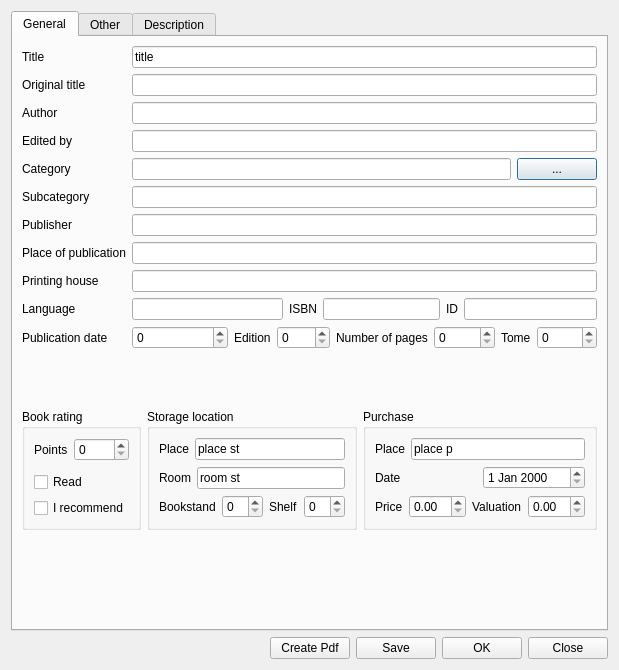
<?xml version="1.0" encoding="UTF-8"?>
<ui version="4.0">
 <class>BookEditor</class>
 <widget class="QDialog" name="BookEditor">
  <property name="geometry">
   <rect>
    <x>0</x>
    <y>0</y>
    <width>601</width>
    <height>670</height>
   </rect>
  </property>
  <property name="windowTitle">
   <string>Home library</string>
  </property>
  <layout class="QVBoxLayout" name="verticalLayout_17">
   <item>
    <layout class="QHBoxLayout" name="horizontalLayout_2">
     <item>
      <widget class="QTabWidget" name="tabWidget">
       <property name="currentIndex">
        <number>0</number>
       </property>
       <widget class="QWidget" name="tab">
        <attribute name="title">
         <string>General</string>
        </attribute>
        <layout class="QVBoxLayout" name="verticalLayout_14">
         <item>
          <layout class="QVBoxLayout" name="verticalLayout_2">
           <item>
            <layout class="QFormLayout" name="topLayout_1">
             <item row="0" column="0">
              <widget class="QLabel" name="titleLabel">
               <property name="text">
                <string>Title</string>
               </property>
              </widget>
             </item>
             <item row="0" column="1">
              <widget class="QLineEdit" name="titleLine">
               <property name="text">
                <string>title</string>
               </property>
              </widget>
             </item>
             <item row="1" column="0">
              <widget class="QLabel" name="origTitleLabel">
               <property name="text">
                <string>Original title</string>
               </property>
              </widget>
             </item>
             <item row="1" column="1">
              <widget class="QLineEdit" name="origTitleLine"/>
             </item>
             <item row="2" column="0">
              <widget class="QLabel" name="authorLabel">
               <property name="text">
                <string>Author</string>
               </property>
              </widget>
             </item>
             <item row="2" column="1">
              <widget class="QLineEdit" name="authorLine"/>
             </item>
             <item row="3" column="0">
              <widget class="QLabel" name="editedByLabel">
               <property name="text">
                <string>Edited by</string>
               </property>
              </widget>
             </item>
             <item row="3" column="1">
              <widget class="QLineEdit" name="editedByLine"/>
             </item>
             <item row="4" column="0">
              <widget class="QLabel" name="categoryLabel">
               <property name="text">
                <string>Category</string>
               </property>
              </widget>
             </item>
             <item row="4" column="1">
              <layout class="QHBoxLayout" name="categoryLayout">
               <item>
                <widget class="QLineEdit" name="categoryLine"/>
               </item>
               <item>
                <widget class="QPushButton" name="categoryButton">
                 <property name="text">
                  <string>...</string>
                 </property>
                </widget>
               </item>
              </layout>
             </item>
             <item row="5" column="0">
              <widget class="QLabel" name="subcategoryLabel">
               <property name="text">
                <string>Subcategory</string>
               </property>
              </widget>
             </item>
             <item row="5" column="1">
              <widget class="QLineEdit" name="subcategoryLine"/>
             </item>
             <item row="6" column="0">
              <widget class="QLabel" name="publisherLabel">
               <property name="text">
                <string>Publisher</string>
               </property>
              </widget>
             </item>
             <item row="6" column="1">
              <widget class="QLineEdit" name="publisherLine"/>
             </item>
             <item row="7" column="0">
              <widget class="QLabel" name="placeOfPublLabel">
               <property name="text">
                <string>Place of publication</string>
               </property>
              </widget>
             </item>
             <item row="7" column="1">
              <widget class="QLineEdit" name="placeOfPublLine"/>
             </item>
             <item row="8" column="0">
              <widget class="QLabel" name="printingHouseLabel">
               <property name="text">
                <string>Printing house</string>
               </property>
              </widget>
             </item>
             <item row="8" column="1">
              <widget class="QLineEdit" name="printingHouseLine"/>
             </item>
             <item row="9" column="0">
              <widget class="QLabel" name="languageLabel">
               <property name="text">
                <string>Language</string>
               </property>
              </widget>
             </item>
             <item row="9" column="1">
              <layout class="QHBoxLayout" name="IDSLayout">
               <item>
                <widget class="QLineEdit" name="languageLine"/>
               </item>
               <item>
                <layout class="QHBoxLayout" name="ISBNLayout">
                 <item>
                  <widget class="QLabel" name="ISBNLabel">
                   <property name="text">
                    <string>ISBN</string>
                   </property>
                  </widget>
                 </item>
                 <item>
                  <widget class="QLineEdit" name="ISBNLine"/>
                 </item>
                </layout>
               </item>
               <item>
                <layout class="QFormLayout" name="IDLayout">
                 <item row="0" column="0">
                  <widget class="QLabel" name="IDLAbel">
                   <property name="text">
                    <string>ID</string>
                   </property>
                  </widget>
                 </item>
                 <item row="0" column="1">
                  <widget class="QLineEdit" name="IDLine"/>
                 </item>
                </layout>
               </item>
              </layout>
             </item>
             <item row="10" column="0">
              <widget class="QLabel" name="publicationDateLabel">
               <property name="text">
                <string>Publication date</string>
               </property>
              </widget>
             </item>
             <item row="10" column="1">
              <layout class="QHBoxLayout" name="numbersLayout">
               <item>
                <widget class="QSpinBox" name="publicationDateSpin"/>
               </item>
               <item>
                <layout class="QFormLayout" name="formLayout_2">
                 <item row="0" column="0">
                  <widget class="QLabel" name="editionLabel">
                   <property name="text">
                    <string>Edition</string>
                   </property>
                  </widget>
                 </item>
                 <item row="0" column="1">
                  <widget class="QSpinBox" name="editionSpin"/>
                 </item>
                </layout>
               </item>
               <item>
                <layout class="QFormLayout" name="formLayout">
                 <item row="0" column="0">
                  <widget class="QLabel" name="numberOfPagesLabel">
                   <property name="text">
                    <string>Number of pages</string>
                   </property>
                  </widget>
                 </item>
                 <item row="0" column="1">
                  <widget class="QSpinBox" name="numberOfPagesSpin">
                   <property name="maximum">
                    <number>10000</number>
                   </property>
                  </widget>
                 </item>
                </layout>
               </item>
               <item>
                <layout class="QFormLayout" name="tomeLayout">
                 <item row="0" column="0">
                  <widget class="QLabel" name="tomeLabel">
                   <property name="text">
                    <string>Tome</string>
                   </property>
                  </widget>
                 </item>
                 <item row="0" column="1">
                  <widget class="QSpinBox" name="tomeSpin"/>
                 </item>
                </layout>
               </item>
              </layout>
             </item>
            </layout>
           </item>
           <item>
            <spacer name="verticalSpacer_2">
             <property name="orientation">
              <enum>Qt::Vertical</enum>
             </property>
             <property name="sizeHint" stdset="0">
              <size>
               <width>20</width>
               <height>40</height>
              </size>
             </property>
            </spacer>
           </item>
           <item>
            <layout class="QHBoxLayout" name="middleLayout_1">
             <property name="topMargin">
              <number>15</number>
             </property>
             <item>
              <widget class="QGroupBox" name="bookRatingGroup">
               <property name="title">
                <string>Book rating</string>
               </property>
               <layout class="QVBoxLayout" name="verticalLayout">
                <item>
                 <layout class="QVBoxLayout" name="ratingLayout">
                  <item>
                   <layout class="QFormLayout" name="pointsLayout">
                    <item row="0" column="0">
                     <widget class="QLabel" name="pointsLabel">
                      <property name="text">
                       <string>Points</string>
                      </property>
                     </widget>
                    </item>
                    <item row="0" column="1">
                     <widget class="QSpinBox" name="pointsSpin">
                      <property name="maximum">
                       <number>10</number>
                      </property>
                     </widget>
                    </item>
                   </layout>
                  </item>
                  <item>
                   <widget class="QCheckBox" name="readCheckBox">
                    <property name="text">
                     <string>Read</string>
                    </property>
                   </widget>
                  </item>
                  <item>
                   <widget class="QCheckBox" name="iRecommentCheck">
                    <property name="text">
                     <string>I recommend</string>
                    </property>
                   </widget>
                  </item>
                 </layout>
                </item>
               </layout>
              </widget>
             </item>
             <item>
              <widget class="QGroupBox" name="storageLocationGroup">
               <property name="title">
                <string>Storage location</string>
               </property>
               <layout class="QVBoxLayout" name="storageMainLayout">
                <item>
                 <layout class="QFormLayout" name="storagePlaceLayout">
                  <item row="0" column="0">
                   <widget class="QLabel" name="placeLabel">
                    <property name="text">
                     <string>Place</string>
                    </property>
                   </widget>
                  </item>
                  <item row="0" column="1">
                   <widget class="QLineEdit" name="placeLine">
                    <property name="text">
                     <string>place st</string>
                    </property>
                   </widget>
                  </item>
                 </layout>
                </item>
                <item>
                 <layout class="QFormLayout" name="placeRoomLayout">
                  <item row="0" column="0">
                   <widget class="QLabel" name="roomLabel">
                    <property name="text">
                     <string>Room</string>
                    </property>
                   </widget>
                  </item>
                  <item row="0" column="1">
                   <widget class="QLineEdit" name="roomLine">
                    <property name="text">
                     <string>room st</string>
                    </property>
                   </widget>
                  </item>
                 </layout>
                </item>
                <item>
                 <layout class="QHBoxLayout" name="storageBottomLayout">
                  <item>
                   <layout class="QFormLayout" name="storageBookstandLayout">
                    <item row="0" column="0">
                     <widget class="QLabel" name="bookstandLabel">
                      <property name="text">
                       <string>Bookstand</string>
                      </property>
                     </widget>
                    </item>
                    <item row="0" column="1">
                     <widget class="QSpinBox" name="storageBookstandSpin"/>
                    </item>
                   </layout>
                  </item>
                  <item>
                   <layout class="QFormLayout" name="storageShelfLayout">
                    <item row="0" column="0">
                     <widget class="QLabel" name="shelfLabel">
                      <property name="text">
                       <string>Shelf</string>
                      </property>
                     </widget>
                    </item>
                    <item row="0" column="1">
                     <widget class="QSpinBox" name="storageShelfSpin"/>
                    </item>
                   </layout>
                  </item>
                 </layout>
                </item>
               </layout>
              </widget>
             </item>
             <item>
              <widget class="QGroupBox" name="purchasePlaceGroup">
               <property name="title">
                <string>Purchase</string>
               </property>
               <layout class="QVBoxLayout" name="purchaseMainLayout">
                <item>
                 <layout class="QHBoxLayout" name="purchasePlaceLayout">
                  <item>
                   <widget class="QLabel" name="purchasePlace">
                    <property name="text">
                     <string>Place</string>
                    </property>
                   </widget>
                  </item>
                  <item>
                   <widget class="QLineEdit" name="purchasePlaceLine">
                    <property name="text">
                     <string>place p</string>
                    </property>
                   </widget>
                  </item>
                 </layout>
                </item>
                <item>
                 <layout class="QHBoxLayout" name="purchaseDateLayout">
                  <item>
                   <widget class="QLabel" name="purchaseDate_2">
                    <property name="text">
                     <string>Date</string>
                    </property>
                   </widget>
                  </item>
                  <item>
                   <widget class="QDateEdit" name="purchaseDate"/>
                  </item>
                 </layout>
                </item>
                <item>
                 <layout class="QHBoxLayout" name="purchaseBottomLayout">
                  <item>
                   <layout class="QHBoxLayout" name="purchasePriceLayout">
                    <item>
                     <widget class="QLabel" name="purchasePriceSpin_2">
                      <property name="text">
                       <string>Price</string>
                      </property>
                     </widget>
                    </item>
                    <item>
                     <widget class="QDoubleSpinBox" name="purchasePriceSpin"/>
                    </item>
                   </layout>
                  </item>
                  <item>
                   <layout class="QHBoxLayout" name="purchaseValuationLayout">
                    <item>
                     <widget class="QLabel" name="purchaseValuationLabel">
                      <property name="text">
                       <string>Valuation</string>
                      </property>
                     </widget>
                    </item>
                    <item>
                     <widget class="QDoubleSpinBox" name="purchaseValuationSpin"/>
                    </item>
                   </layout>
                  </item>
                 </layout>
                </item>
               </layout>
              </widget>
             </item>
            </layout>
           </item>
          </layout>
         </item>
         <item>
          <spacer name="verticalSpacer">
           <property name="orientation">
            <enum>Qt::Vertical</enum>
           </property>
           <property name="sizeType">
            <enum>QSizePolicy::Maximum</enum>
           </property>
           <property name="sizeHint" stdset="0">
            <size>
             <width>10</width>
             <height>90</height>
            </size>
           </property>
          </spacer>
         </item>
        </layout>
       </widget>
       <widget class="QWidget" name="tab_2">
        <attribute name="title">
         <string>Other</string>
        </attribute>
        <layout class="QVBoxLayout" name="verticalLayout_15">
         <item>
          <layout class="QVBoxLayout" name="otherMainLayout">
           <item>
            <layout class="QHBoxLayout" name="layout_1">
             <item>
              <widget class="QGroupBox" name="seriesGroup">
               <property name="title">
                <string>Series</string>
               </property>
               <layout class="QVBoxLayout" name="verticalLayout_3">
                <item>
                 <layout class="QFormLayout" name="seriesMainLayout">
                  <item row="0" column="0">
                   <widget class="QLabel" name="nameLabel">
                    <property name="text">
                     <string>Name</string>
                    </property>
                   </widget>
                  </item>
                  <item row="0" column="1">
                   <widget class="QLineEdit" name="nameLine">
                    <property name="text">
                     <string>name series</string>
                    </property>
                   </widget>
                  </item>
                  <item row="1" column="0">
                   <widget class="QLabel" name="PartLabel">
                    <property name="text">
                     <string>Part</string>
                    </property>
                   </widget>
                  </item>
                  <item row="1" column="1">
                   <layout class="QHBoxLayout" name="partLayout">
                    <item>
                     <widget class="QSpinBox" name="partSpin"/>
                    </item>
                    <item>
                     <layout class="QFormLayout" name="numberLayout">
                      <item row="0" column="0">
                       <widget class="QLabel" name="numberLabel">
                        <property name="text">
                         <string>Number</string>
                        </property>
                       </widget>
                      </item>
                      <item row="0" column="1">
                       <widget class="QSpinBox" name="numberSpin"/>
                      </item>
                     </layout>
                    </item>
                   </layout>
                  </item>
                 </layout>
                </item>
               </layout>
              </widget>
             </item>
             <item>
              <widget class="QGroupBox" name="translationGroup">
               <property name="title">
                <string>Translation</string>
               </property>
               <layout class="QVBoxLayout" name="verticalLayout_4">
                <item>
                 <layout class="QFormLayout" name="translationMainLayout">
                  <item row="0" column="0">
                   <widget class="QLabel" name="fromLanguageLabel">
                    <property name="text">
                     <string>From language</string>
                    </property>
                   </widget>
                  </item>
                  <item row="0" column="1">
                   <widget class="QLineEdit" name="fromLanguageLine">
                    <property name="text">
                     <string>lang</string>
                    </property>
                   </widget>
                  </item>
                  <item row="1" column="0">
                   <widget class="QLabel" name="translationAuthor">
                    <property name="text">
                     <string>Author</string>
                    </property>
                   </widget>
                  </item>
                  <item row="1" column="1">
                   <widget class="QLineEdit" name="translationAuthorLine">
                    <property name="text">
                     <string>author tr</string>
                    </property>
                   </widget>
                  </item>
                 </layout>
                </item>
               </layout>
              </widget>
             </item>
            </layout>
           </item>
           <item>
            <layout class="QHBoxLayout" name="layout_2">
             <item>
              <widget class="QGroupBox" name="groupBox">
               <property name="title">
                <string>Loaned</string>
               </property>
               <layout class="QVBoxLayout" name="verticalLayout_5">
                <item>
                 <layout class="QFormLayout" name="loanedMainLayout">
                  <item row="0" column="0">
                   <widget class="QLabel" name="loanedDateLabel">
                    <property name="text">
                     <string>Date</string>
                    </property>
                   </widget>
                  </item>
                  <item row="0" column="1">
                   <widget class="QDateEdit" name="loanedDateDate"/>
                  </item>
                  <item row="1" column="0">
                   <widget class="QLabel" name="loanedToWhomLabel">
                    <property name="text">
                     <string>To whom</string>
                    </property>
                   </widget>
                  </item>
                  <item row="1" column="1">
                   <widget class="QLineEdit" name="loanedToWhomLine">
                    <property name="text">
                     <string>whom loaned</string>
                    </property>
                   </widget>
                  </item>
                 </layout>
                </item>
               </layout>
              </widget>
             </item>
             <item>
              <widget class="QGroupBox" name="lentGroup">
               <property name="title">
                <string>Lent</string>
               </property>
               <layout class="QVBoxLayout" name="verticalLayout_6">
                <item>
                 <layout class="QFormLayout" name="lentMainLayout">
                  <item row="0" column="0">
                   <widget class="QLabel" name="lentDateLabel">
                    <property name="text">
                     <string>Date</string>
                    </property>
                   </widget>
                  </item>
                  <item row="0" column="1">
                   <widget class="QDateEdit" name="lentDateDate"/>
                  </item>
                  <item row="1" column="0">
                   <widget class="QLabel" name="lentToWhomLabel">
                    <property name="text">
                     <string>To whom</string>
                    </property>
                   </widget>
                  </item>
                  <item row="1" column="1">
                   <widget class="QLineEdit" name="lentToWhomLine">
                    <property name="text">
                     <string>whom lent</string>
                    </property>
                   </widget>
                  </item>
                 </layout>
                </item>
               </layout>
              </widget>
             </item>
            </layout>
           </item>
           <item>
            <layout class="QHBoxLayout" name="layout_3">
             <item>
              <widget class="QGroupBox" name="saleGroup">
               <property name="title">
                <string>Sale</string>
               </property>
               <layout class="QVBoxLayout" name="verticalLayout_7">
                <item>
                 <layout class="QFormLayout" name="saleMainLayout">
                  <item row="0" column="0">
                   <widget class="QLabel" name="saleDateLabel">
                    <property name="text">
                     <string>Date</string>
                    </property>
                   </widget>
                  </item>
                  <item row="0" column="1">
                   <widget class="QDateEdit" name="saleDateDate"/>
                  </item>
                  <item row="1" column="0">
                   <widget class="QLabel" name="salePlaceLabel">
                    <property name="text">
                     <string>Place</string>
                    </property>
                   </widget>
                  </item>
                  <item row="1" column="1">
                   <widget class="QLineEdit" name="salePlaceLine">
                    <property name="text">
                     <string>place</string>
                    </property>
                   </widget>
                  </item>
                  <item row="2" column="0">
                   <widget class="QLabel" name="salePriceLabel">
                    <property name="text">
                     <string>Price</string>
                    </property>
                   </widget>
                  </item>
                  <item row="2" column="1">
                   <widget class="QDoubleSpinBox" name="salePriceSpin"/>
                  </item>
                 </layout>
                </item>
               </layout>
              </widget>
             </item>
             <item>
              <widget class="QGroupBox" name="statusGroup">
               <property name="title">
                <string>Status</string>
               </property>
               <layout class="QVBoxLayout" name="verticalLayout_8">
                <item>
                 <widget class="QCheckBox" name="damagedCheck">
                  <property name="text">
                   <string>Damaged</string>
                  </property>
                 </widget>
                </item>
                <item>
                 <widget class="QCheckBox" name="giftCheck">
                  <property name="text">
                   <string>Gift</string>
                  </property>
                 </widget>
                </item>
                <item>
                 <widget class="QCheckBox" name="usedCheck">
                  <property name="text">
                   <string>Used</string>
                  </property>
                 </widget>
                </item>
               </layout>
              </widget>
             </item>
            </layout>
           </item>
           <item>
            <widget class="QGroupBox" name="sourceOfOriginGroup">
             <property name="title">
              <string>Source of origin</string>
             </property>
             <layout class="QVBoxLayout" name="verticalLayout_9">
              <item>
               <layout class="QFormLayout" name="sourceOfOriginLayout">
                <item row="0" column="0">
                 <widget class="QLabel" name="sourceOfOriginCategoryLabel">
                  <property name="text">
                   <string>Category</string>
                  </property>
                 </widget>
                </item>
                <item row="0" column="1">
                 <widget class="QLineEdit" name="sourceOfOriginCategoryLine">
                  <property name="text">
                   <string>category sorce</string>
                  </property>
                 </widget>
                </item>
                <item row="1" column="0">
                 <widget class="QLabel" name="sourceOfOriginDescrLabel">
                  <property name="text">
                   <string>Description</string>
                  </property>
                 </widget>
                </item>
                <item row="1" column="1">
                 <widget class="QLineEdit" name="sourceOfOriginDescrLine">
                  <property name="text">
                   <string>descr source</string>
                  </property>
                 </widget>
                </item>
               </layout>
              </item>
             </layout>
            </widget>
           </item>
           <item>
            <widget class="QGroupBox" name="additivesGroup">
             <property name="title">
              <string>Additives</string>
             </property>
             <layout class="QVBoxLayout" name="verticalLayout_10">
              <item>
               <layout class="QFormLayout" name="attachmentsLayout">
                <item row="0" column="0">
                 <widget class="QLabel" name="attachmentsLabel">
                  <property name="text">
                   <string>Attachments</string>
                  </property>
                 </widget>
                </item>
                <item row="0" column="1">
                 <widget class="QLineEdit" name="attachmentsLine"/>
                </item>
               </layout>
              </item>
             </layout>
            </widget>
           </item>
          </layout>
         </item>
        </layout>
       </widget>
       <widget class="QWidget" name="tab_3">
        <attribute name="title">
         <string>Description</string>
        </attribute>
        <layout class="QVBoxLayout" name="verticalLayout_13">
         <item>
          <widget class="QGroupBox" name="commentsGroup">
           <property name="title">
            <string>Comments</string>
           </property>
           <layout class="QVBoxLayout" name="verticalLayout_11">
            <item>
             <widget class="QTextEdit" name="commentsTextEdit"/>
            </item>
           </layout>
          </widget>
         </item>
         <item>
          <widget class="QGroupBox" name="reviewGroup">
           <property name="title">
            <string>Review</string>
           </property>
           <layout class="QVBoxLayout" name="verticalLayout_12">
            <item>
             <widget class="QTextEdit" name="reviewTextEdit"/>
            </item>
           </layout>
          </widget>
         </item>
        </layout>
       </widget>
      </widget>
     </item>
     <item>
      <layout class="QVBoxLayout" name="verticalLayout_16">
       <item>
        <layout class="QVBoxLayout" name="imageViewLayout"/>
       </item>
      </layout>
     </item>
    </layout>
   </item>
   <item>
    <layout class="QHBoxLayout" name="bottomLayout">
     <item>
      <spacer name="horizontalSpacer">
       <property name="orientation">
        <enum>Qt::Horizontal</enum>
       </property>
       <property name="sizeHint" stdset="0">
        <size>
         <width>40</width>
         <height>20</height>
        </size>
       </property>
      </spacer>
     </item>
     <item>
      <widget class="QPushButton" name="pdfButton">
       <property name="text">
        <string>Create Pdf</string>
       </property>
      </widget>
     </item>
     <item>
      <widget class="QPushButton" name="buttonSave">
       <property name="text">
        <string>Save</string>
       </property>
      </widget>
     </item>
     <item>
      <widget class="QPushButton" name="buttonOK">
       <property name="text">
        <string>OK</string>
       </property>
      </widget>
     </item>
     <item>
      <widget class="QPushButton" name="buttonClose">
       <property name="text">
        <string>Close</string>
       </property>
      </widget>
     </item>
    </layout>
   </item>
  </layout>
 </widget>
 <resources/>
 <connections/>
</ui>
